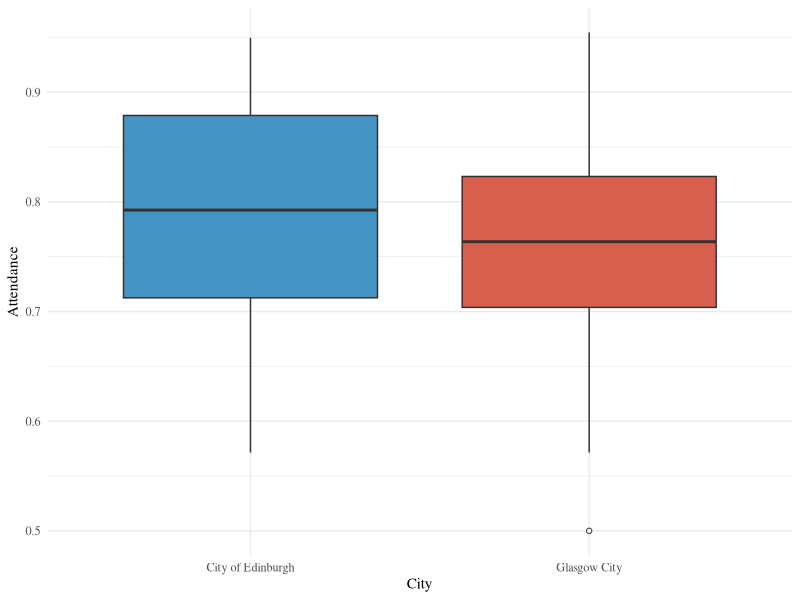
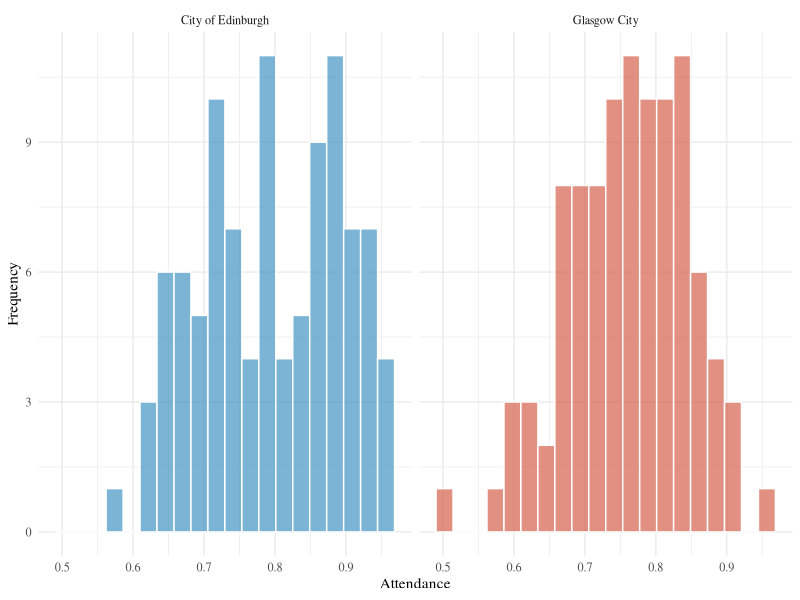
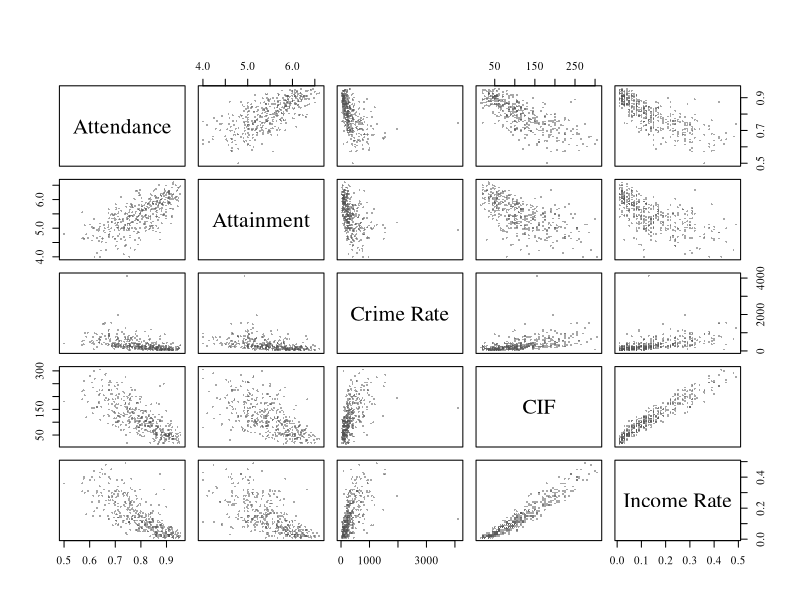
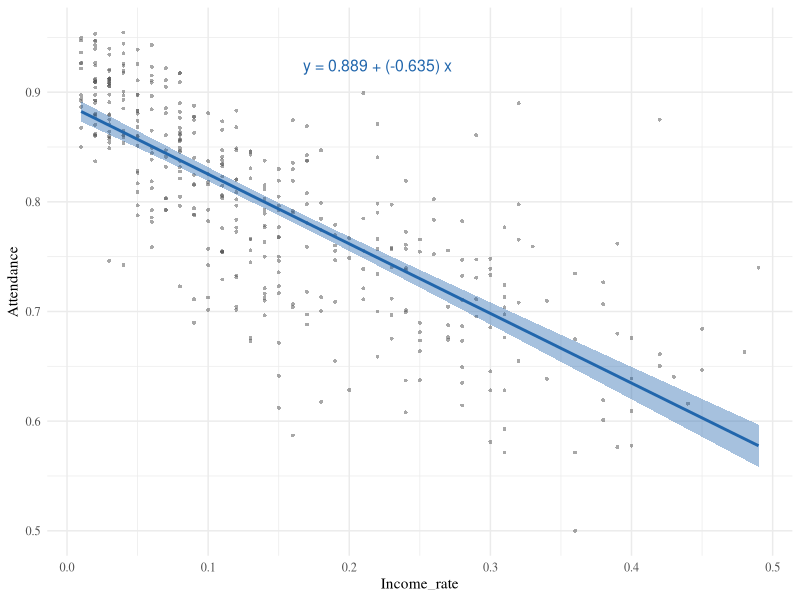
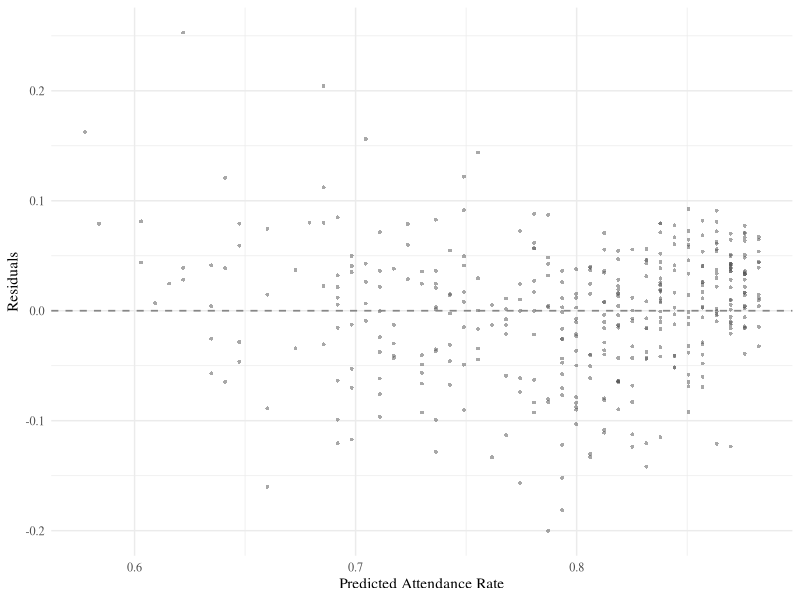
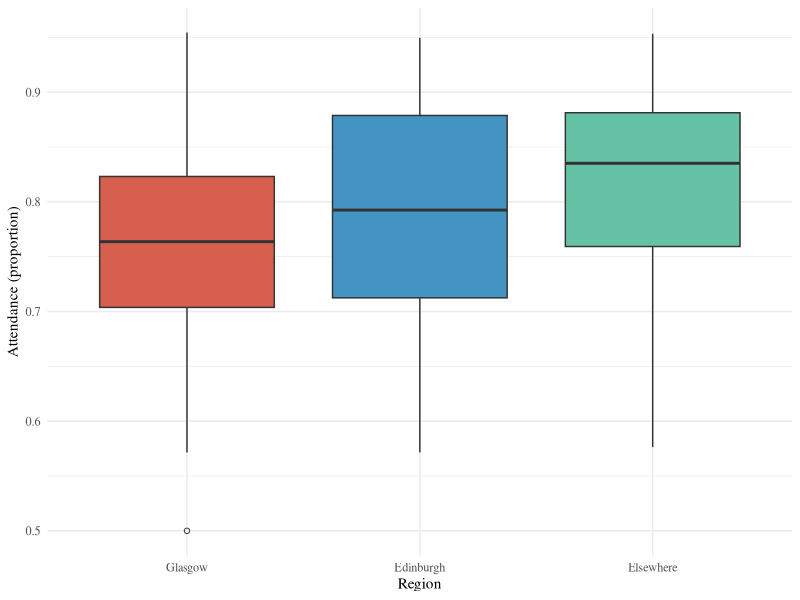
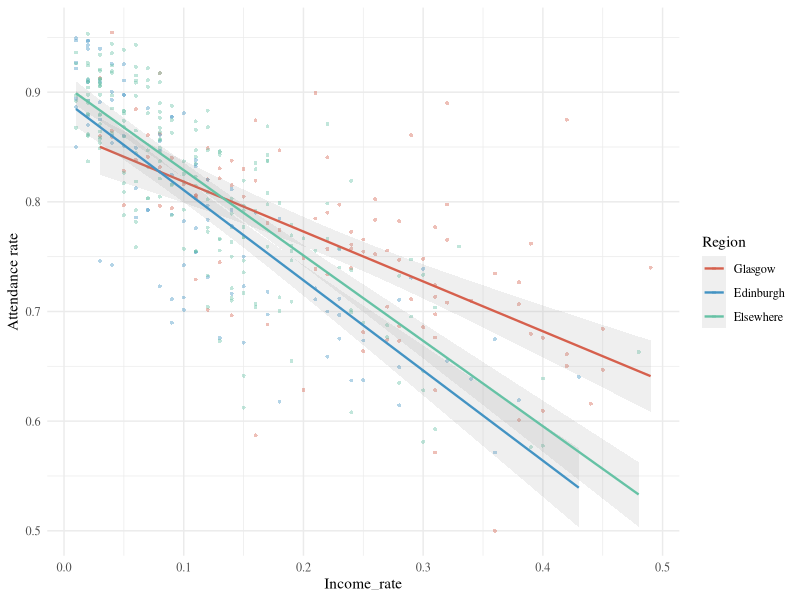
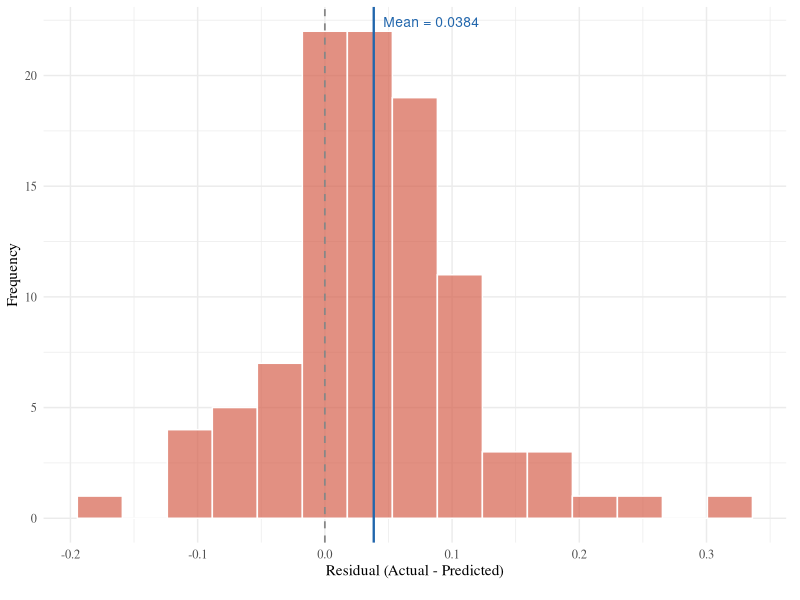

Write R code to recreate these figures, in order.
## ---- chunk 1
knitr::opts_chunk$set(echo = FALSE, message = FALSE, warning = FALSE, fig.pos = 'H')
dat <- read.csv("scottishData.csv")
library(ggplot2)
library(dplyr)
library(broom)

# Subsets for Section 1
glasgow   <- subset(dat, Council_area == "Glasgow City")
edinburgh <- subset(dat, Council_area == "City of Edinburgh")
elsewhere <- subset(dat, Council_area != "Glasgow City" &
                         Council_area != "City of Edinburgh")

# Region variable for Section 3
dat$Region <- ifelse(dat$Council_area == "Glasgow City", "Glasgow",
              ifelse(dat$Council_area == "City of Edinburgh", "Edinburgh", "Elsewhere"))
dat$Region <- factor(dat$Region, levels = c("Glasgow", "Edinburgh", "Elsewhere"))

# Unified colour palette 
col_gla   <- "#D6604D"   # terracotta  — Glasgow
col_edi   <- "#4393C3"   # steel blue  — Edinburgh
col_else  <- "#66C2A5"   # mint green  — Elsewhere
col_point <- "#525252"   # slate gray  — scatter points
col_line  <- "#2166AC"   # deep blue   — regression line
col_ref   <- "#878787"   # medium gray — reference line

# Use serif font in all plots to match the LaTeX document font
theme_set(theme_minimal(base_family = "serif"))
## ---- chunk 2

dat_two <- subset(dat, Council_area %in% c("Glasgow City", "City of Edinburgh"))

ggplot(dat_two, aes(x = Council_area, y = Attendance, fill = Council_area)) +
  geom_boxplot(outlier.shape = 1, outlier.size = 1.5) +
  scale_fill_manual(values = c("City of Edinburgh" = col_edi, "Glasgow City" = col_gla)) +
  labs(x = "City", y = "Attendance") +
  theme(legend.position = "none")
## ---- chunk 3

ggplot(dat_two, aes(x = Attendance, fill = Council_area)) +
  geom_histogram(bins = 20, alpha = 0.7, color = "white") +
  scale_fill_manual(values = c("City of Edinburgh" = col_edi, "Glasgow City" = col_gla)) +
  facet_wrap(~ Council_area, ncol = 2) +
  labs(x = "Attendance", y = "Frequency") +
  theme(legend.position = "none")
## ---- chunk 4

n_gla <- sum(!is.na(glasgow$Attendance))
n_edi <- sum(!is.na(edinburgh$Attendance))
mean_gla <- mean(glasgow$Attendance, na.rm = TRUE)
mean_edi <- mean(edinburgh$Attendance, na.rm = TRUE)
var_gla  <- var(glasgow$Attendance, na.rm = TRUE)
var_edi  <- var(edinburgh$Attendance, na.rm = TRUE)

sd_gla   <- sd(glasgow$Attendance, na.rm = TRUE)
sd_edi   <- sd(edinburgh$Attendance, na.rm = TRUE)

stats_table <- data.frame(
  City     = c("Glasgow", "Edinburgh"),
  N        = c(n_gla, n_edi),
  Mean     = round(c(mean_gla, mean_edi), 5),
  SD       = round(c(sd_gla, sd_edi), 5),
  Variance = round(c(var_gla, var_edi), 7)
)

knitr::kable(stats_table,
             caption = "Sample means and variances of Attendance for Glasgow and Edinburgh.",
             align = "c",
             booktabs = TRUE)
## ---- chunk 5

ci_mean_gla <- mean_gla + c(-1, 1) * qt(0.975, df = n_gla - 1) * sqrt(var_gla / n_gla)
ci_mean_edi <- mean_edi + c(-1, 1) * qt(0.975, df = n_edi - 1) * sqrt(var_edi / n_edi)

ci_mean_table <- data.frame(
  City  = c("Glasgow", "Edinburgh"),
  Lower = round(c(ci_mean_gla[1], ci_mean_edi[1]), 5),
  Upper = round(c(ci_mean_gla[2], ci_mean_edi[2]), 5)
)

knitr::kable(ci_mean_table,
             caption = "95\\% confidence intervals for the mean of Attendance.",
             align = "c",
             col.names = c("City", "2.5%", "97.5%"),
             booktabs = TRUE)
## ---- chunk 6

# 95% CI for variance using chi-squared distribution
ci_var_gla <- c((n_gla - 1) * var_gla / qchisq(0.975, df = n_gla - 1),
                (n_gla - 1) * var_gla / qchisq(0.025, df = n_gla - 1))
ci_var_edi <- c((n_edi - 1) * var_edi / qchisq(0.975, df = n_edi - 1),
                (n_edi - 1) * var_edi / qchisq(0.025, df = n_edi - 1))

ci_var_table <- data.frame(
  City  = c("Glasgow", "Edinburgh"),
  Lower = round(c(ci_var_gla[1], ci_var_edi[1]), 7),
  Upper = round(c(ci_var_gla[2], ci_var_edi[2]), 7)
)

knitr::kable(ci_var_table,
             caption = "95\\% confidence intervals for the variance of Attendance.",
             align = "c",
             col.names = c("City", "2.5%", "97.5%"),
             booktabs = TRUE)
## ---- chunk 7

t_result <- t.test(glasgow$Attendance, edinburgh$Attendance, var.equal = FALSE)

t_table <- data.frame(
  Statistic = round(t_result$statistic, 4),
  df        = round(t_result$parameter, 2),
  p_value   = formatC(t_result$p.value, format = "e", digits = 4)
)

knitr::kable(t_table,
             caption = "Welch's two-sample t-test for difference in mean Attendance.",
             align = "c",
             col.names = c("t-statistic", "df", "p-value"),
             booktabs = TRUE)
## ---- chunk 8

f_result <- var.test(glasgow$Attendance, edinburgh$Attendance)

f_table <- data.frame(
  Statistic = round(f_result$statistic, 4),
  df1       = f_result$parameter[1],
  df2       = f_result$parameter[2],
  p_value   = formatC(f_result$p.value, format = "e", digits = 4)
)

knitr::kable(f_table,
             caption = "F-test for equality of variances of Attendance.",
             align = "c",
             col.names = c("F-statistic", "df1", "df2", "p-value"),
             booktabs = TRUE)
## ---- chunk 9

vars <- c("Attendance", "Attainment", "crime_rate", "CIF", "Income_rate")

par(family = "serif")
pairs(dat[, vars],
      pch = 16, cex = 0.4, col = adjustcolor(col_point, alpha.f = 0.5),
      main = "",
      labels = c("Attendance", "Attainment", "Crime Rate", "CIF", "Income Rate"))
## ---- chunk 10
# Full 5x5 pairwise Pearson correlation matrix
cor_matrix <- round(cor(dat[, vars], use = "complete.obs", method = "pearson"), 3)
colnames(cor_matrix) <- c("Attendance", "Attainment", "Crime Rate", "CIF", "Income Rate")
rownames(cor_matrix) <- c("Attendance", "Attainment", "Crime Rate", "CIF", "Income Rate")

knitr::kable(cor_matrix,
             caption = "Pairwise Pearson correlation coefficients between the five selected variables.",
             align = "c",
             booktabs = TRUE)

# Store individual correlations for later use
r_attainment <- cor_matrix[1, 2]
r_crime      <- cor_matrix[1, 3]
r_cif        <- cor_matrix[1, 4]
r_income     <- cor_matrix[1, 5]
## ---- chunk 11
# Identify the variable with the highest absolute correlation with Attendance
correlations <- c(
  Attainment = r_attainment,
  Crime_rate = r_crime,
  CIF = r_cif,
  Income_rate = r_income
)
data2_name <- names(which.max(abs(correlations)))

# Fit simple linear regression
model_formula <- as.formula(paste("Attendance ~", data2_name))
lm_model <- lm(model_formula, data = dat)

# Extract coefficients
intercept <- coef(lm_model)[1]
slope     <- coef(lm_model)[2]
r_squared <- summary(lm_model)$r.squared
## ---- chunk 12
display_name <- gsub("_", " ", data2_name)

knitr::kable(
  tidy(lm_model),
  digits = 4,
  caption = paste("Simple linear regression model: Attendance ~", display_name),
  booktabs = TRUE
)
## ---- chunk 13
ci <- confint(lm_model, level = 0.95)
rownames(ci) <- c("Intercept ", "Slope")
colnames(ci) <- c("2.5%", "97.5%")

knitr::kable(
  ci,
  digits = 4,
  caption = "95\\% Confidence Intervals for Regression Coefficients",
  booktabs = TRUE
)
## ---- chunk 14

equation <- paste0("y = ", round(intercept, 3), " + (", round(slope, 3), ") x")

# Dynamic annotation position
x_pos <- quantile(dat[[data2_name]], 0.75, na.rm = TRUE)
y_pos <- quantile(dat$Attendance, 0.95, na.rm = TRUE)

ggplot(dat, aes(x = !!sym(data2_name), y = Attendance)) +
  geom_point(shape = 16, size = 1, colour = adjustcolor(col_point, alpha.f = 0.5)) +
  geom_smooth(method = "lm", se = TRUE, colour = col_line, fill = adjustcolor(col_line, alpha.f = 0.15)) +
  labs(
    x = data2_name,
    y = "Attendance"
  ) +
  annotate("text", x = x_pos, y = y_pos, label = equation, parse = FALSE,
           size = 4, colour = col_line)

## ---- chunk 15

# residuals
dat$residuals <- residuals(lm_model)
dat$fitted    <- fitted(lm_model)

ggplot(dat, aes(x = fitted, y = residuals)) +
  geom_point(shape = 16, size = 1, colour = adjustcolor(col_point, alpha.f = 0.5)) +
  geom_hline(yintercept = 0, linetype = "dashed", colour = col_ref, linewidth = 0.6) +
  labs(
    x = "Predicted Attendance Rate",
    y = "Residuals"
  )

## ---- chunk 16
ggplot(dat, aes(x = Region, y = Attendance, fill = Region)) +
  geom_boxplot(outlier.shape = 1, outlier.size = 1.5) +
  scale_fill_manual(values = c("Glasgow" = col_gla, "Edinburgh" = col_edi, "Elsewhere" = col_else)) +
  labs(x = "Region", y = "Attendance (proportion)") +
  theme(legend.position = "none")
## ---- chunk 17
# F-tests: variance comparison
f_gla_else <- var.test(glasgow$Attendance, elsewhere$Attendance)
f_edi_else <- var.test(edinburgh$Attendance, elsewhere$Attendance)
f_gla_edi  <- var.test(glasgow$Attendance, edinburgh$Attendance)

f_table <- data.frame(
  Comparison = c("Glasgow vs Elsewhere", "Edinburgh vs Elsewhere", "Glasgow vs Edinburgh"),
  F_stat     = round(c(f_gla_else$statistic, f_edi_else$statistic, f_gla_edi$statistic), 4),
  df1        = c(f_gla_else$parameter[1], f_edi_else$parameter[1], f_gla_edi$parameter[1]),
  df2        = c(f_gla_else$parameter[2], f_edi_else$parameter[2], f_gla_edi$parameter[2]),
  p_value    = c(formatC(f_gla_else$p.value, format = "e", digits = 3),
                 formatC(f_edi_else$p.value, format = "e", digits = 3),
                 formatC(f_gla_edi$p.value, format = "e", digits = 3))
)

knitr::kable(f_table,
             caption = "F-tests comparing variance of Attendance between regions.",
             align = "c",
             col.names = c("Comparison", "F-statistic", "df1", "df2", "p-value"),
             booktabs = TRUE)
## ---- chunk 18
# Welch's t-tests: mean comparison
t_gla_else <- t.test(glasgow$Attendance, elsewhere$Attendance, var.equal = FALSE)
t_edi_else <- t.test(edinburgh$Attendance, elsewhere$Attendance, var.equal = FALSE)
t_gla_edi  <- t.test(glasgow$Attendance, edinburgh$Attendance, var.equal = FALSE)

t_table <- data.frame(
  Comparison = c("Glasgow vs Elsewhere", "Edinburgh vs Elsewhere", "Glasgow vs Edinburgh"),
  t_stat     = round(c(t_gla_else$statistic, t_edi_else$statistic, t_gla_edi$statistic), 4),
  df         = round(c(t_gla_else$parameter, t_edi_else$parameter, t_gla_edi$parameter), 2),
  p_value    = c(formatC(t_gla_else$p.value, format = "e", digits = 3),
                 formatC(t_edi_else$p.value, format = "e", digits = 3),
                 formatC(t_gla_edi$p.value, format = "e", digits = 3))
)

knitr::kable(t_table,
             caption = "Welch's t-tests comparing mean Attendance between regions.",
             align = "c",
             col.names = c("Comparison", "t-statistic", "df", "p-value"),
             booktabs = TRUE)
## ---- chunk 19
lm_gla  <- lm(Attendance ~ Income_rate, data = glasgow)
lm_edi  <- lm(Attendance ~ Income_rate, data = edinburgh)
lm_else <- lm(Attendance ~ Income_rate, data = elsewhere)

# Extract coefficients
slopes     <- c(coef(lm_gla)[2], coef(lm_edi)[2], coef(lm_else)[2])
intercepts <- c(coef(lm_gla)[1], coef(lm_edi)[1], coef(lm_else)[1])
r_sq       <- c(summary(lm_gla)$r.squared, summary(lm_edi)$r.squared, summary(lm_else)$r.squared)

# 95% CIs for slopes
ci_gla  <- confint(lm_gla,  "Income_rate", level = 0.95)
ci_edi  <- confint(lm_edi,  "Income_rate", level = 0.95)
ci_else <- confint(lm_else, "Income_rate", level = 0.95)

reg_table <- data.frame(
  Region    = c("Glasgow", "Edinburgh", "Elsewhere"),
  Intercept = round(intercepts, 4),
  Slope     = round(slopes, 4),
  CI_lower  = round(c(ci_gla[1], ci_edi[1], ci_else[1]), 4),
  CI_upper  = round(c(ci_gla[2], ci_edi[2], ci_else[2]), 4),
  R_squared = round(r_sq, 4)
)

knitr::kable(reg_table,
             caption = "Regional regression models: Attendance on Income\\_rate.",
             align = "c",
             booktabs = TRUE,
             col.names = c("Region", "Intercept", "Slope",
                           "Slope CI lower", "Slope CI upper", "$R^2$"))
## ---- chunk 20
ggplot(dat, aes(x = Income_rate, y = Attendance, colour = Region)) +
  geom_point(shape = 16, size = 1, alpha = 0.4) +
  geom_smooth(method = "lm", se = TRUE, linewidth = 0.8, alpha = 0.15) +
  scale_colour_manual(values = c("Glasgow" = col_gla, "Edinburgh" = col_edi, "Elsewhere" = col_else)) +
  labs(x = "Income_rate", y = "Attendance rate")
## ---- chunk 21
new_data <- data.frame(Income_rate = 0.15)

pred_gla  <- predict(lm_gla,  newdata = new_data, interval = "prediction", level = 0.95)
pred_edi  <- predict(lm_edi,  newdata = new_data, interval = "prediction", level = 0.95)
pred_else <- predict(lm_else, newdata = new_data, interval = "prediction", level = 0.95)

pred_table <- data.frame(
  Region = c("Glasgow", "Edinburgh", "Elsewhere"),
  Fitted = round(c(pred_gla[1], pred_edi[1], pred_else[1]), 4),
  Lower  = round(c(pred_gla[2], pred_edi[2], pred_else[2]), 4),
  Upper  = round(c(pred_gla[3], pred_edi[3], pred_else[3]), 4),
  Width  = round(c(pred_gla[3] - pred_gla[2],
                    pred_edi[3] - pred_edi[2],
                    pred_else[3] - pred_else[2]), 4)
)

knitr::kable(pred_table,
             caption = "95\\% prediction intervals for Attendance at Income\\_rate $= 0.15$.",
             align = "c",
             col.names = c("Region", "Fitted", "Lower", "Upper", "Width"),
             booktabs = TRUE)
## ---- chunk 22
# Baseline model: trained on non-Glasgow data
dat_baseline <- subset(dat, Region != "Glasgow")
lm_baseline  <- lm(Attendance ~ Income_rate, data = dat_baseline)

baseline_summary <- summary(lm_baseline)
b0 <- coef(lm_baseline)[1]
b1 <- coef(lm_baseline)[2]
## ---- chunk 23
baseline_ci <- confint(lm_baseline, level = 0.95)

baseline_coef <- data.frame(
  Term      = c("Intercept", "Income_rate"),
  Estimate  = round(coef(lm_baseline), 4),
  CI_lower  = round(baseline_ci[, 1], 4),
  CI_upper  = round(baseline_ci[, 2], 4)
)

knitr::kable(baseline_coef,
             caption = paste0("Baseline regression model (non-Glasgow, $n = ",
                              nrow(dat_baseline), "$): Attendance on Income\\_rate."),
             align = "c",
             booktabs = TRUE,
             col.names = c("Term", "Estimate", "95% CI lower", "95% CI upper"),
             row.names = FALSE)
## ---- chunk 24
# Predict Glasgow's "expected" attendance using the baseline model
glasgow$predicted <- predict(lm_baseline, newdata = glasgow)
glasgow$residual  <- glasgow$Attendance - glasgow$predicted

# Descriptive statistics of Glasgow residuals
mean_resid <- mean(glasgow$residual)
sd_resid   <- sd(glasgow$residual)
n_resid    <- length(glasgow$residual)
## ---- chunk 25
resid_df <- data.frame(residual = glasgow$residual)
ggplot(resid_df, aes(x = residual)) +
  geom_histogram(bins = 15, fill = col_gla, colour = "white", alpha = 0.7) +
  geom_vline(xintercept = 0, linetype = "dashed", colour = col_ref, linewidth = 0.6) +
  geom_vline(xintercept = mean_resid, colour = col_line, linewidth = 0.8) +
  annotate("text", x = mean_resid, y = Inf, vjust = 2, hjust = -0.1,
           label = paste0("Mean = ", round(mean_resid, 4)),
           colour = col_line, size = 3.5) +
  scale_x_continuous(breaks = scales::pretty_breaks(n = 6)) +
  labs(x = "Residual (Actual - Predicted)", y = "Frequency") +
  theme(
        axis.text.x = element_text(size = 9),
        plot.margin = margin(t = 5, r = 10, b = 15, l = 5, unit = "pt"))
## ---- chunk 26
t_resid <- t.test(glasgow$residual, mu = 0)

t_resid_table <- data.frame(
  Mean_residual = round(mean_resid, 4),
  SE            = round(sd_resid / sqrt(n_resid), 4),
  t_stat        = round(t_resid$statistic, 4),
  df            = t_resid$parameter,
  p_value       = formatC(t_resid$p.value, format = "e", digits = 3),
  CI_lower      = round(t_resid$conf.int[1], 4),
  CI_upper      = round(t_resid$conf.int[2], 4)
)

knitr::kable(t_resid_table,
             caption = "One-sample t-test on Glasgow residuals ($H_0: \\mu_e = 0$).",
             align = "c",
             booktabs = TRUE,
             col.names = c("Mean residual", "SE", "t-statistic", "df",
                           "p-value", "95% CI lower", "95% CI upper"),
             row.names = FALSE)
## ---- chunk 27
# Select continuous candidate variables (exclude identifiers, Income, and Attendance)
scan_vars <- c("Employment_rate", "CIF",
               "ALCOHOL", "DRUG", "SMR", "DEPRESS", "LBWT", "EMERG",
               "Attainment", "no_qualifications", "not_participating", "University",
               "drive_petrol", "drive_GP", "drive_post", "drive_primary",
               "drive_retail", "drive_secondary",
               "PT_GP", "PT_post", "PT_retail",
               "Broadband", "crime_rate",
               "overcrowded_rate", "nocentralheat_rate")

# Compute Pearson r between Glasgow residuals and each variable
cors <- sapply(scan_vars, function(v) {
  x <- glasgow[[v]]
  if (is.numeric(x) && sum(!is.na(x)) > 5) {
    cor(glasgow$residual, x, use = "complete.obs")
  } else {
    NA
  }
})

# Sort by absolute correlation
cors <- cors[!is.na(cors)]
cors_sorted <- sort(abs(cors), decreasing = TRUE)
cors_signed <- cors[names(cors_sorted)]

scan_table <- data.frame(
  Variable = names(cors_signed),
  r        = round(cors_signed, 4),
  abs_r    = round(abs(cors_signed), 4)
)

knitr::kable(scan_table,
             caption = "Pearson correlations: Glasgow residuals vs candidate variables (sorted by absolute r).",
             align = "c",
             col.names = c("Variable", "r", "Abs(r)"),
             row.names = FALSE,
             booktabs = TRUE)
## ---- chunk 28
# Identify the variable with the highest |r|
top_var_name <- names(cors_signed)[1]
top_var_r    <- cors_signed[1]
top_var_tex  <- gsub("_", "\\_", top_var_name, fixed = TRUE)
## ---- chunk 29
lm_deep <- lm(glasgow$residual ~ glasgow[[top_var_name]])
r_deep     <- cor(glasgow$residual, glasgow[[top_var_name]], use = "complete.obs")
r2_deep    <- summary(lm_deep)$r.squared
slope_deep <- coef(lm_deep)[2]
ci_deep    <- confint(lm_deep, level = 0.95)

deep_df <- data.frame(x = glasgow[[top_var_name]], y = glasgow$residual)

ggplot(deep_df, aes(x = x, y = y)) +
  geom_point(shape = 16, size = 1, alpha = 0.4, colour = col_gla) +
  geom_smooth(method = "lm", se = TRUE, colour = col_line,
              fill = adjustcolor(col_line, alpha.f = 0.15), linewidth = 0.8) +
  geom_hline(yintercept = 0, linetype = "dashed", colour = col_ref, linewidth = 0.6) +
  labs(x = top_var_name, y = "Residual (Actual - Predicted Attendance)")
## ---- chunk 30
deep_table <- data.frame(
  Statistic = c("Pearson r", "R-squared", "Slope", "Slope 95% CI lower", "Slope 95% CI upper"),
  Value     = round(c(r_deep, r2_deep, slope_deep, ci_deep[2, 1], ci_deep[2, 2]), 4)
)

knitr::kable(deep_table,
             caption = paste0("Regression of Glasgow residuals on ", top_var_tex, "."),
             align = "c",
             row.names = FALSE,
             booktabs = TRUE)
## ---- chunk 31
q_resid <- quantile(glasgow$residual, probs = c(1/3, 2/3))
q_topvar <- quantile(glasgow[[top_var_name]], probs = c(1/3, 2/3), na.rm = TRUE)

resid_cat <- cut(glasgow$residual,
                 breaks = c(-Inf, q_resid[1], q_resid[2], Inf),
                 labels = c("Negative", "Neutral", "Positive"))
topvar_cat <- cut(glasgow[[top_var_name]],
                  breaks = c(-Inf, q_topvar[1], q_topvar[2], Inf),
                  labels = c("Low", "Medium", "High"))

cont_table <- table(resid_cat, topvar_cat)

knitr::kable(cont_table,
             caption = paste0("Contingency table: Residual category $\\times$ ",
                              top_var_tex, " category (Glasgow only)."),
             booktabs = TRUE)

chi_result <- chisq.test(cont_table)
